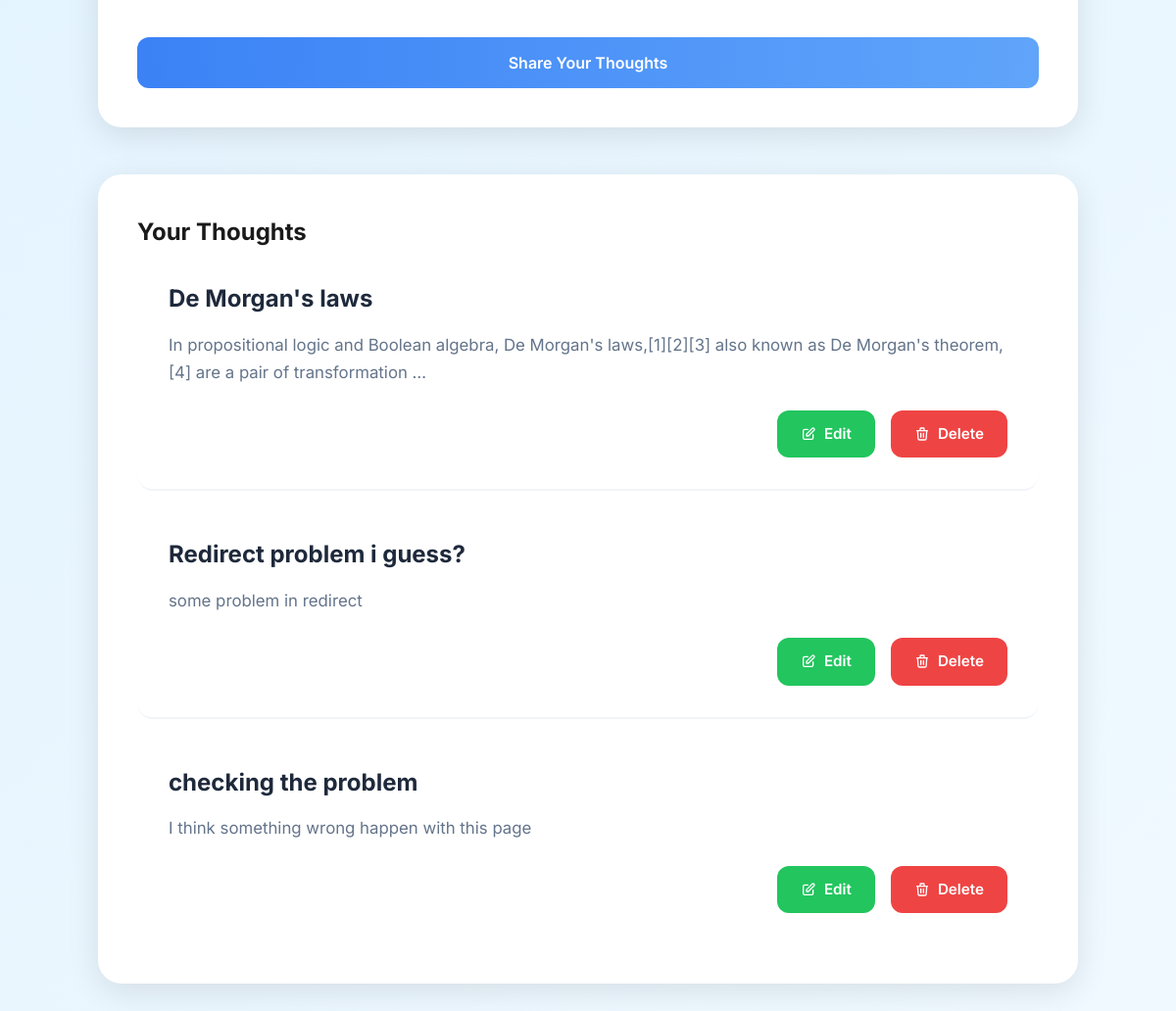
Before: /user-site/ (signed in, lower part) with the older database file.
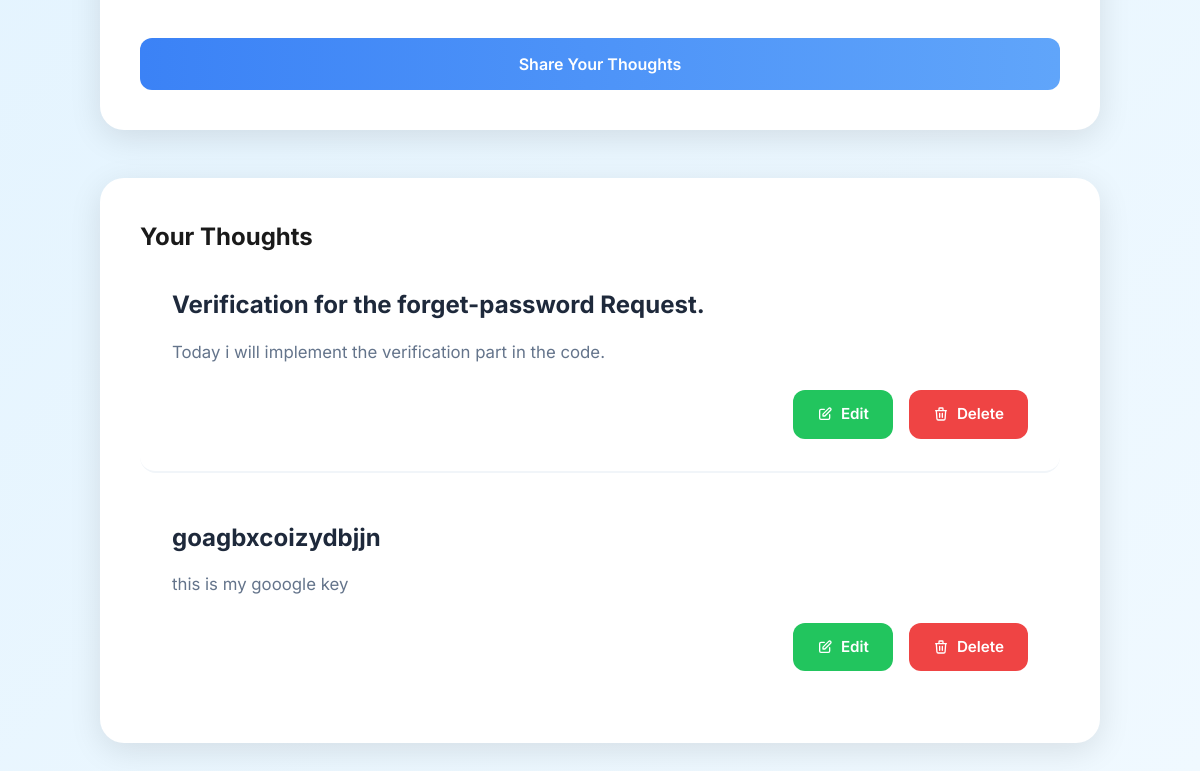
After: the same page with the newer database file.
### app/models.py (models this page shows, shortened)
class Content(models.Model):
    user = models.ForeignKey(User,on_delete=models.CASCADE,null=True,blank=True)
    title = models.CharField(max_length=150, null=False,blank =False)
    description = models.TextField(null= False, blank = False)
    email= models.EmailField(unique=True, null=True)
    created_at = models.DateTimeField(auto_now_add=True)

### app/views.py (the view, shortened to what this page needs)
# urls.py: path('user-site/', ContentView.as_view(),name = 'user-site'),
class ContentView(LoginRequiredMixin,View):
    template_name = 'blog-manage.html'
    login_url ='login-page'
    redirect_field_name = 'next'
    def get(self,request):
        queryset = Content.objects.all()
        search_query = request.GET.get('search_re')
        if search_query:
            queryset= queryset.filter(title__icontains=search_query)
        context = {'Content': queryset}
        return render(request, self.template_name,context)

### app/templates/blog-manage.html (shortened to what this page needs)
<!DOCTYPE html>
<html lang="en">
<head>
</head>
<body>
    <div class="container">
        <section class="blog-form">
            <form method="post" enctype="multipart/form-data">
                <div class="form-group">
                </div>
                <button type="submit" class="submit-btn">
                    Share Your Thoughts
                </button>
            </form>
        </section>
        <section class="blog-list">
            <h2>Your Thoughts</h2>
            {% for i in Content %}
            <article class="blog-item">
                <h3 class="blog-title">{{i.title}}</h3>
                <p class="blog-content">{{i.description|truncatewords:20}}</p>
                <div class="blog-actions">
                    <a href="update/{{i.id}}/" class="edit-btn">
                        <svg width="16" height="16" viewBox="0 0 24 24" fill="none" stroke="currentColor">
                            <path stroke-linecap="round" stroke-linejoin="round" stroke-width="2"
                                d="M11 5H6a2 2 0 00-2 2v11a2 2 0 002 2h11a2 2 0 002-2v-5m-1.414-9.414a2 2 0 112.828 2.828L11.828 15H9v-2.828l8.586-8.586z" />
                        </svg>
                        Edit
                    </a>
                    <a href="delete/{{i.id}}/" class="delete-btn">
                        <svg width="16" height="16" viewBox="0 0 24 24" fill="none" stroke="currentColor">
                            <path stroke-linecap="round" stroke-linejoin="round" stroke-width="2"
                                d="M19 7l-.867 12.142A2 2 0 0116.138 21H7.862a2 2 0 01-1.995-1.858L5 7m5 4v6m4-6v6m1-10V4a1 1 0 00-1-1h-4a1 1 0 00-1 1v3M4 7h16" />
                        </svg>
                        Delete
                    </a>
                </div>
            </article>
            {% endfor %}
        </section>
    </div>
</body>
</html>

### app/templates/blog-manage.html (style rules this page uses)
* { margin: 0; padding: 0; box-sizing: border-box; text-decoration: none; font-family: 'Inter', sans-serif; }
body { line-height: 1.6; color: #1a1a1a; background: linear-gradient(135deg, #e0f2fe 0%, #f0f9ff 100%); min-height: 100vh; padding: 2rem; }
.container { max-width: 1000px; margin: 0 auto; }
.blog-form { background: white; padding: 2.5rem; border-radius: 1.5rem; box-shadow: 0 8px 32px rgba(0, 0, 0, 0.1); margin-bottom: 3rem; transition: all 0.3s ease; position: relative; overflow: hidden; }
.blog-form::before { content: ''; position: absolute; top: 0; left: 0; right: 0; height: 4px; background: linear-gradient(90deg, #3b82f6, #60a5fa); opacity: 0; transition: opacity 0.3s ease; }
.form-group { margin-bottom: 2rem; }
.submit-btn { background: linear-gradient(90deg, #3b82f6, #60a5fa); color: white; border: none; padding: 1rem 2rem; border-radius: 0.75rem; font-size: 1rem; font-weight: 600; cursor: pointer; transition: all 0.3s ease; width: 100%; position: relative; overflow: hidden; }
.submit-btn::before { content: ''; position: absolute; top: 0; left: -100%; width: 100%; height: 100%; background: linear-gradient(90deg, transparent, rgba(255, 255, 255, 0.2), transparent); transition: 0.5s; }
.blog-list { background: white; padding: 2.5rem; border-radius: 1.5rem; box-shadow: 0 8px 32px rgba(0, 0, 0, 0.1); }
.blog-item { padding: 2rem; border-bottom: 2px solid #f1f5f9; transition: all 0.3s ease; border-radius: 1rem; margin-bottom: 1rem; }
.blog-item:last-child { border-bottom: none; margin-bottom: 0; }
.blog-title { font-size: 1.5rem; color: #1e293b; margin-bottom: 1rem; font-weight: 700; line-height: 1.4; }
.blog-content { color: #64748b; margin-bottom: 1.5rem; line-height: 1.7; font-size: 1.05rem; }
.blog-actions { display: flex; gap: 1rem; justify-content: flex-end; }
.edit-btn, .delete-btn { padding: 0.75rem 1.5rem; border-radius: 0.75rem; font-weight: 600; font-size: 0.95rem; transition: all 0.3s ease; display: flex; align-items: center; gap: 0.5rem; }
.edit-btn { background: #22c55e; color: white; }
.delete-btn { background: #ef4444; color: white; }

Changed rows visible on the page:
removed Content: title "De Morgan's laws", description "In propositional logic and Boolean algebra, De Morgan's laws,[1][2][3] also known as De Morgan's theorem,[4] are a pair of transformation …"
removed Content: title "Redirect problem i guess?", description "some problem in redirect"
removed Content: title "checking the problem", description "I think something wrong happen with this page"
added Content: title "Verification for the forget-password Request.", description "Today i will implement the verification part in the code."
added Content: title "goagbxcoizydbjjn", description "this is my gooogle key"
